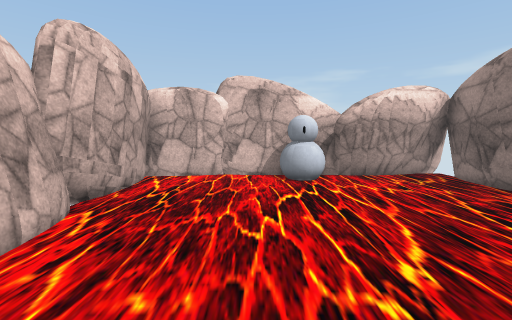
[1] (above)

12 first-person views from a walk through a 3-D level made in the Unity game engine. The camera is 1.5 m above the floor, tilts 6° down and sees 90° across. The floor is counted in squares, 1 m on a side. Each view is taken from the middle of a square. On the plan, view 1 faces up. The plan holds only what a view shows up to about 13 squares ahead; the rest is blank. Some surface patterns are stand-ins.

[2]
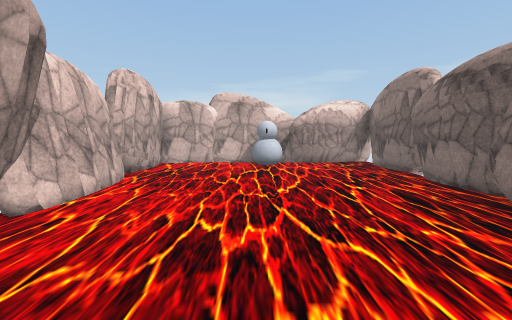

[3]
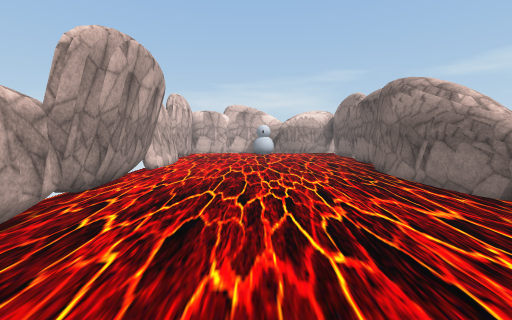

[4]
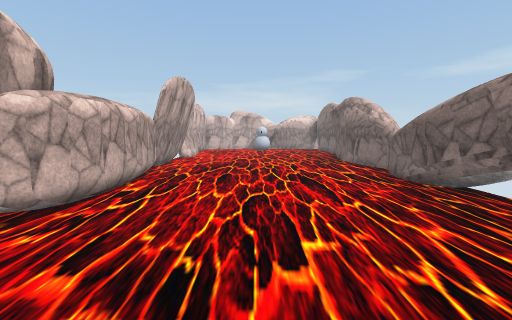

[5]
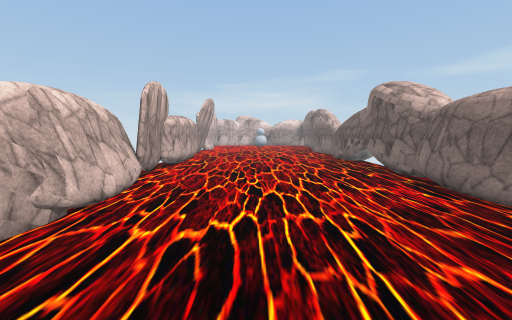

[6]
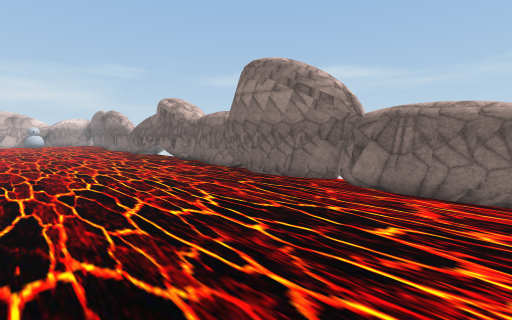

[7]
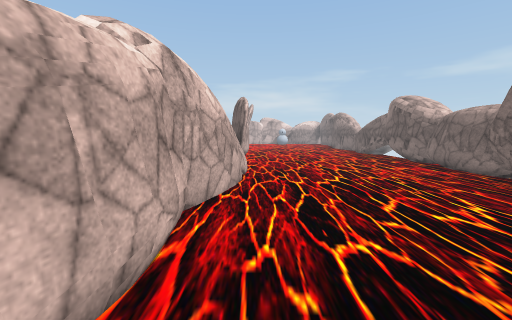

[8]
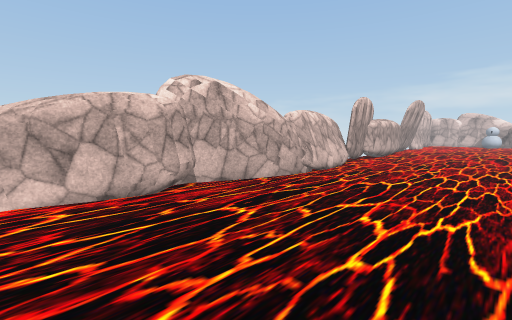

[9]
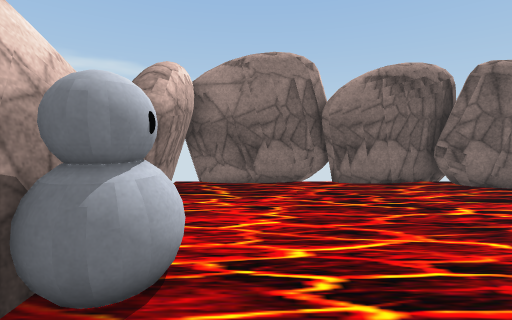

[10]
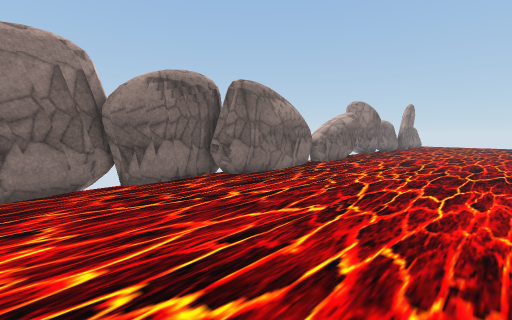

[11]
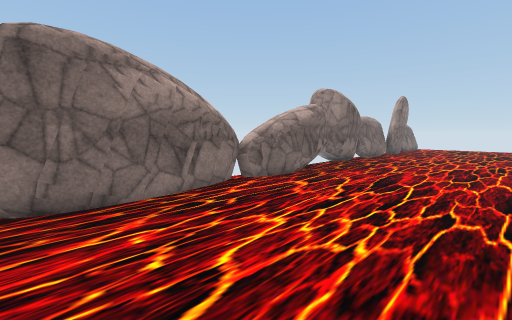

[12]
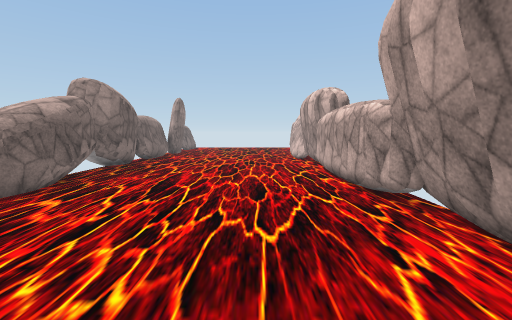

### Floor plan
Key: @ floor where view 1 was taken; # wall or solid block; . floor; = window, fence, low wall or low ledge; ^ raised ledge; O other object.
Columns run from 4 left of view 1 to 7 right of it. Each row starts with its distance up from view 1.
  9 ############
  8 #....OO##..#
  7 #..........#
  6 #..........#
  5 #..........#
  4 ##........##
  3 ##........##
  2  #........##
  1  #........##
  0  #..@.....#
 -1  #........#
 -2  #........#
 -3  #........#
 -4  #........##
 -5  #........^^
 -6  #........#
 -7  #........#
 -8  #........#
 -9  #........#
-10  #........#
-11  #........#
-12  #........#
-13  #........#
-14  #........#
-15  #........#
-16  #........#
-17  #=.......#
-18  #........#
-19  #........#
-20  #........#
-21 ##........#
-22 ##........#
-23 ##........#
-24 ##........#
-25 #.........#
-26 #.........#

Positions as (right, up) in squares from view 1, and headings:
1: (0, 0), facing up
2: (1, -4), facing up
3: (1, -10), facing up
4: (1, -15), facing up
5: (1, -22), facing up
6: (-1, -26), facing up-right
7: (-2, -26), facing up
8: (3, -26), facing up-left
9: (-1, 7), facing right
10: (-1, 7), facing down-right
11: (0, 1), facing down-right
12: (0, 0), facing down
